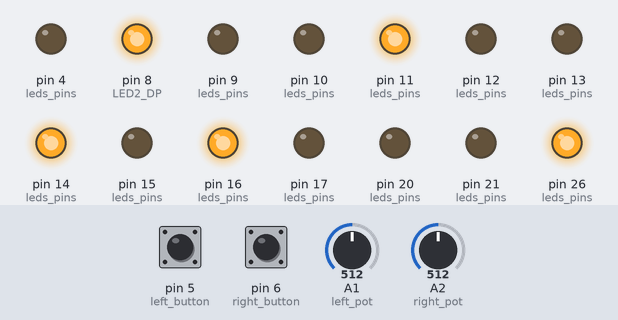
A sketch run on a simulated Arduino Mega 2560, built with avr-gcc and run on an emulated ATmega2560. On the bench: output pins drawn as LEDs (lit = HIGH). The test bench sets the inputs (shaded band); at power-on: A1 (left_pot) = 512, pin 5 (left_button) HIGH, pin 6 (right_button) HIGH, A2 (right_pot) = 512. Pins used as bus, display or sensor lines are not drawn; what the sketch prints to the serial monitor is not drawn.

Above: at 1.2 s.
1.3 s: A1 (left_pot) set to 106
2.8 s: A1 (left_pot) set to 94
Timing chart, 0 to 5.8 s (numbered marks = the images above; inputs shaded):
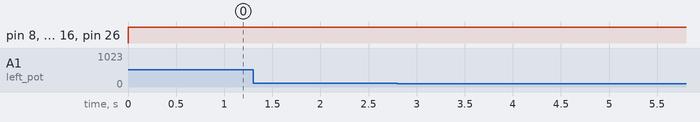

The sketch:

pong_2.ino
```cpp
bool a,b;
unsigned short int score1,score2;
int BallOrient;
int lastOut;
int commaIndex[3];
String valueSTR[4];

#define Buzzer_pin 7
#define left_button 5
#define right_button 6
#define left_pot A1
#define right_pot A2
#define LED1_DP 19
#define LED2_DP 8
int leftoutput=0;
int rightoutput=0;
const int leds_pins[2][7] = {
  //A B  C  D  E  F  G
  {13,12,18,17,16,14,15},
  {4,26, 9,10,11,21,20}
};

int displayArray[10][7]{
  {0,0,0,0,0,0,1},//0
  {1,0,0,1,1,1,1},//1
  {0,0,1,0,0,1,0},//2
  {0,0,0,0,1,1,0},//3
  {1,0,0,1,1,0,0},//4
  {0,1,0,0,1,0,0},//5
  {0,1,0,0,0,0,0},//6
  {0,0,0,1,1,1,1},//7
  {0,0,0,0,0,0,0},//8
  {0,0,0,0,1,0,0} //9

};
void showLED(int a, int b)
{
  a = a%10;
  b= b%10;

    for(int j = 0;j<7;j++)
    {
      digitalWrite(leds_pins[0][j],displayArray[a][j]);
    }
    for(int j = 0;j<7;j++)
    {
      digitalWrite(leds_pins[1][j],displayArray[b][j]);
    }


}
// pos1 ,pos2, btn1,btn2
//1012,43,
void init_leds()
{
  for(int i = 0;i<2;i++)
  {
    for(int j = 0;j<7;j++)
    {
      pinMode(leds_pins[i][j],OUTPUT);
    }
  }
  pinMode(LED1_DP,OUTPUT);
  pinMode(LED2_DP,OUTPUT);
}
void on_everypin()
{
  for(int i = 0;i<2;i++)
  {
    for(int j = 0;j<7;j++)
    {
      digitalWrite(leds_pins[i][j],LOW);
    }
  }
  digitalWrite(LED1_DP,LOW);
  digitalWrite(LED2_DP,LOW);
}
void off_everypin()
{
  for(int i = 0;i<2;i++)
  {
    for(int j = 0;j<7;j++)
    {
      digitalWrite(leds_pins[i][j],HIGH);
    }
  }
  digitalWrite(LED1_DP,HIGH);
  digitalWrite(LED2_DP,HIGH);
}
void setup() {
  Serial1.begin(115200);
  Serial.begin(115200);

  pinMode(left_button,INPUT_PULLUP);
  pinMode(right_button,INPUT_PULLUP);
  init_leds();

}
void StringCommaFounder(String STR,int *commaIndex)
{
  int j= 0;
  for(int i = 0;i<STR.length();i++)
  {
    if(STR[i] == ',')
    {
      commaIndex[j] = i;
      j++;
    }
  }
}
 void buzzerfunc(){
  switch(BallOrient)
  {

    case 1: //ON THE BAT
      digitalWrite(Buzzer_pin,HIGH);
      delay(10);
      digitalWrite(Buzzer_pin,LOW);
      break;
    case 2: //screen unvisible
        for(int ab=0;ab<2;ab++)
        {
      digitalWrite(Buzzer_pin,HIGH);
      delay(10);
      digitalWrite(Buzzer_pin,LOW);
      delay(10);

        }
         break;
      case 0:
      digitalWrite(Buzzer_pin,LOW);
      break;

  }
}
  void   Dpcontrol(){
    switch(lastOut)
    {
    case 0:
      digitalWrite(LED1_DP,HIGH);
      digitalWrite(LED2_DP,HIGH);
      break;
    case 1:
     digitalWrite(LED1_DP,LOW);
      digitalWrite(LED2_DP,HIGH);
      break;
    case 2:
     digitalWrite(LED1_DP,HIGH);
      digitalWrite(LED2_DP,LOW);
      break;
  }
  }

//     int value[4];
void loop() {

  leftoutput = analogRead(left_pot);
  rightoutput = analogRead(right_pot);
  Serial1.print("left =  ");
  Serial1.print(leftoutput);
  Serial. print(leftoutput);
  Serial1.print(" Right=  ");
  Serial. print (",");
  Serial1.print(rightoutput);
  Serial. print(rightoutput);
  a = digitalRead(left_button);
  b = digitalRead(right_button);
  Serial1.print(" lb =  ");
  Serial. print (",");
  Serial1.print(a);
  Serial. print(a);
  Serial. print (",");
  Serial1.print(" rb =  ");
  Serial. println (b);
  Serial1.println(b);
  //delay()
  //output


//  delay(20);

  // Serial1.println("");
  // delay(200);
  // put your main code here, to run repeatedly:
  //

//    String STR = Serial.readStringUntil('\n');
    String STR = "3,5,0,0";
    STR.trim();

    StringCommaFounder(STR,commaIndex);

    valueSTR[0] = STR.substring(0,commaIndex[0]);
    valueSTR[1] = STR.substring(commaIndex[0]+1,commaIndex[1]);
    valueSTR[2] = STR.substring(commaIndex[1]+1,commaIndex[2]);
    valueSTR[3] = STR.substring(commaIndex[2]+1);

    score1 = valueSTR[0].toInt();
    score2 = valueSTR[1].toInt();
    BallOrient = valueSTR[2].toInt();
    lastOut= valueSTR[3].toInt();
    showLED(score1,score2);
    buzzerfunc();
    Dpcontrol();
}
```
